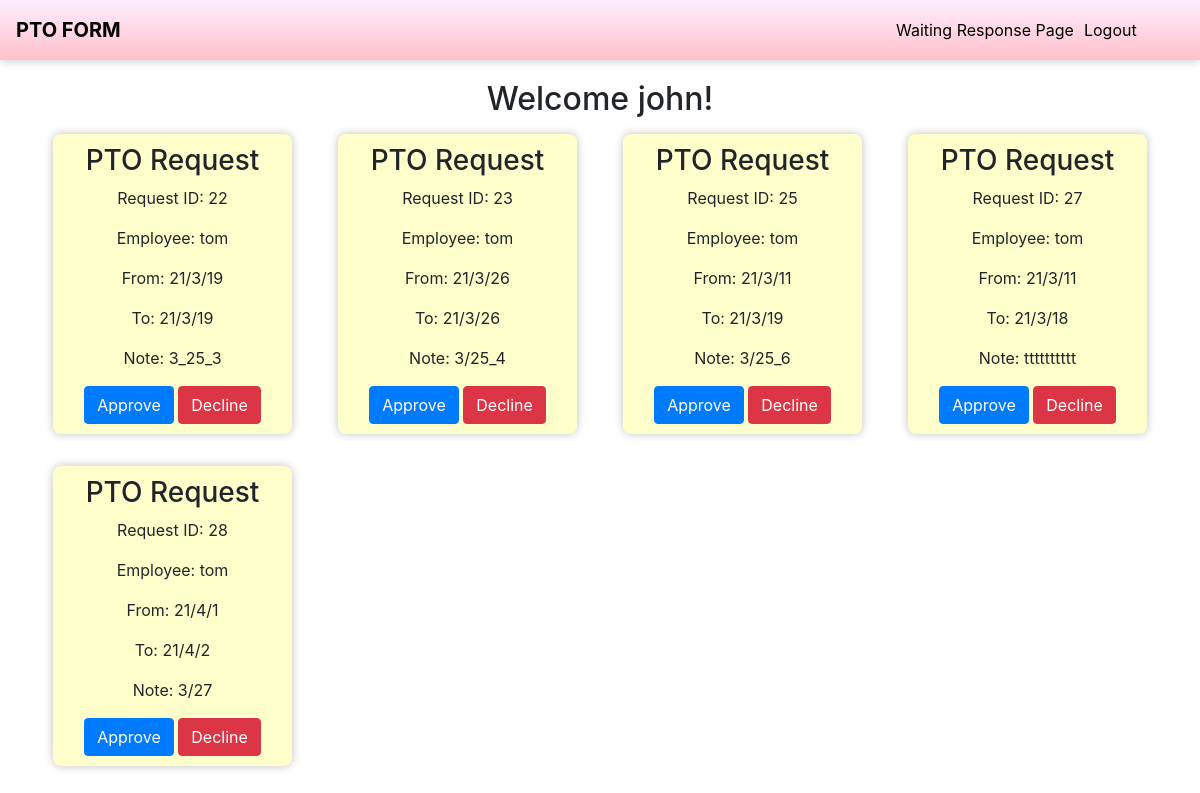
Before: /supervisor/ (signed in) with the older database file.
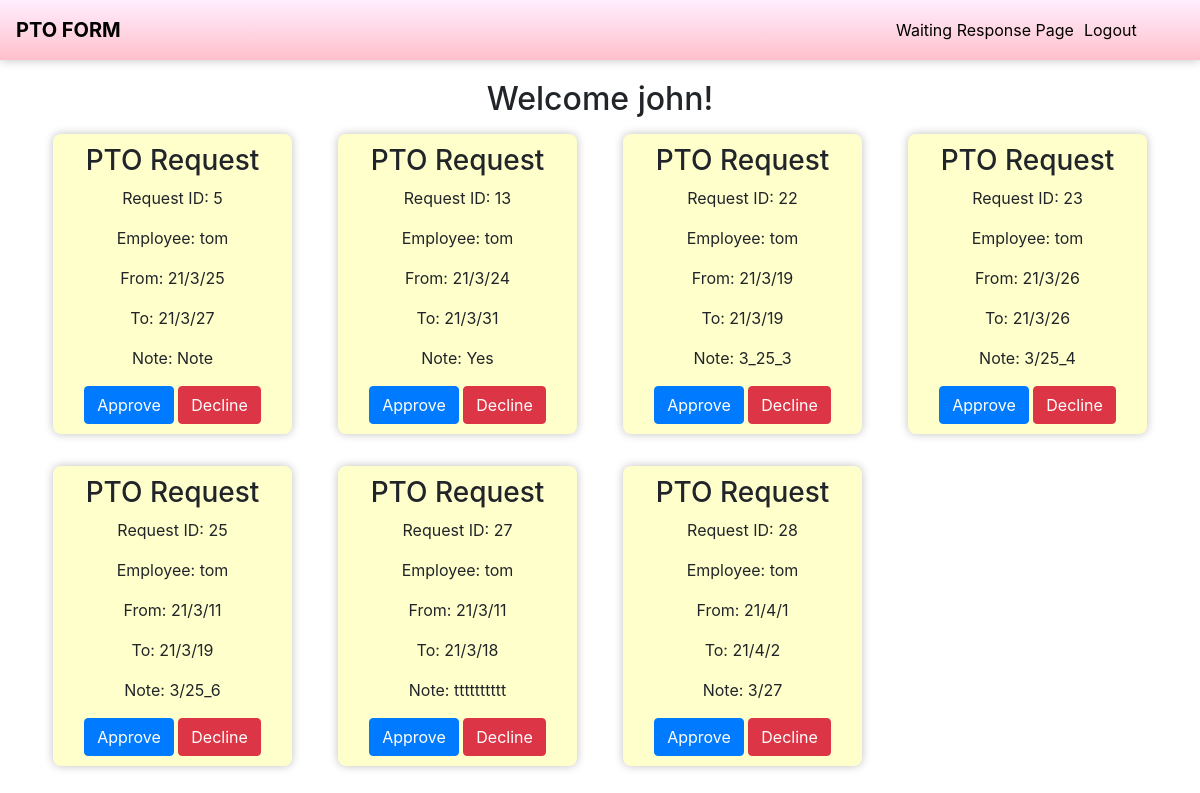
After: the same page with the newer database file.
### potform/models.py (models this page shows)
class RequestPTO(models.Model):
  post_employee = models.ForeignKey(get_user_model(), on_delete=models.CASCADE, null=False, related_name ='post_employee')
  chose_supervisor = models.ForeignKey(get_user_model(), on_delete=models.CASCADE, null=False, related_name ='chose_supervisor')
  confirm_hr = models.ForeignKey(get_user_model(), on_delete=models.CASCADE, null=True, related_name ='confirm_hr')
  request_date_from = models.DateTimeField(null=False)
  request_date_to = models.DateTimeField(null=False)
  note = models.TextField(null=True, blank=True, max_length=200)
  request = models.IntegerField(default=3)

class User(AbstractUser):
  is_employee = models.BooleanField(default=False)
  is_supervisor = models.BooleanField(default=False)
  is_hr = models.BooleanField(default=False)

### potform/views.py (the view, shortened to what this page needs)
# urls.py: path('supervisor/', SupervisorView.as_view(), name='supervisor'),
class SupervisorView(LoginRequiredMixin, ListView):
    context_object_name = 'request_list'
    model = RequestPTO
    paginate_by = 8
    template_name = "supervisor.html"
    def get(self, request, *args, **kwargs):
        user =  User.objects.filter(username=self.request.user)
        if user and user[0].is_supervisor:
            return super().get(request, **kwargs)
        else:
            return redirect('index')
    def get_queryset(self):
        return RequestPTO.objects.filter(request=3,chose_supervisor=self.request.user)

### potform/templates/supervisor.html (shortened to what this page needs)
{% extends 'base.html' %}
{% block main %}
  <div class="list_of_rquests_from_employee form w-100 text-center supervisorpage" >
    <h2>Welcome {{ user.get_username }}!</h2>
  </div>
  {% for request in request_list %}
  <div class="col-lg-3">
    <form action="{% url 'supervisor' %}" method="post" class="form w-100 text-center m-auto" >
      <ul class="p-2">
        <li class="request_list m-0">
          <h3>PTO Request</h3>
          <p>Request ID: {{ request.id }} </p>
          <p>Employee: {{ request.post_employee }}</p>
          <p>From: {{ request.request_date_from|date:"y/n/j" }}</p>
          <p>To: {{ request.request_date_to|date:"y/n/j" }}</p>
          <p>Note: {{ request.note }}</p>
          <input class="btn btn-primary" type="submit" value="Approve" name="request"/>
          <input class="btn btn-danger" type="submit" value="Decline" name="request"/>
        </li>
      </ul>
    </form>
  </div>
  {% endfor %}
{% endblock main %}

Changed rows visible on the page:
now on this page (row edited): RequestPTO: id "5", post_employee "tom", request_date_from "21/3/25", request_date_to "21/3/27", note "Note"
now on this page (row edited): RequestPTO: id "13", post_employee "tom", request_date_from "21/3/24", request_date_to "21/3/31", note "Yes"
